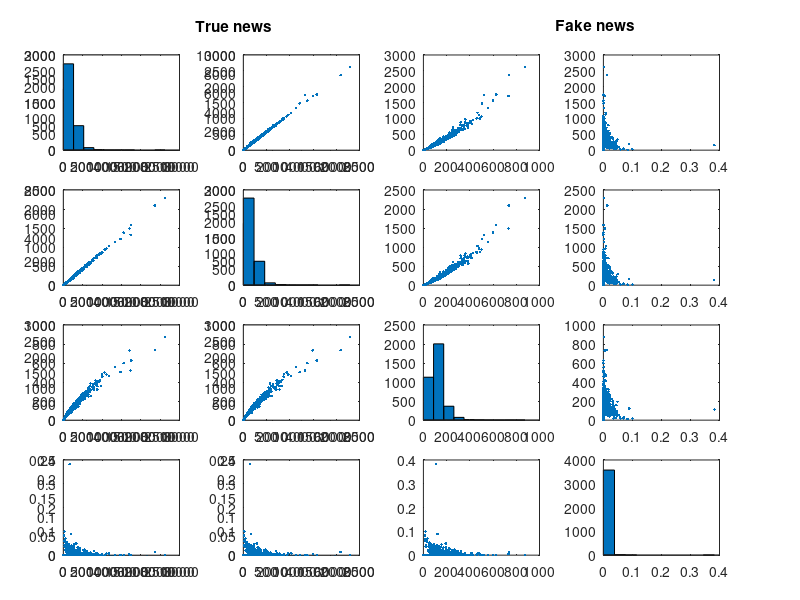

This figure's MATLAB source:
%% Dados
clear all
clc
close all
load('metaInputs.mat');

%Choosing only 4 parameters of the news (the ones that seem more important)
metaInputs2 = metaInputs([1 2 3 19],:);

metaInputsTrue = metaInputs2(:,[1:3602]);
metaInputsFalse = metaInputs2(:,[3603:end]);

figure (1)
subplot(1,2,1)
plotmatrix(metaInputsTrue') 
title('True news')

hold on
subplot(1,2,2)
plotmatrix(metaInputsFalse')
title('Fake news')